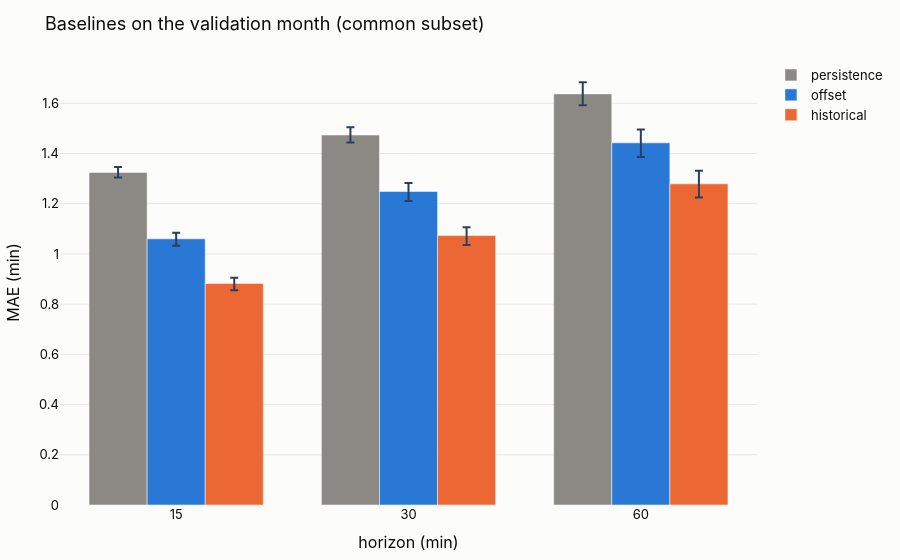

The notebook cell saved with this chart:
### Code cell
# 4.2 Chart: MAE by horizon and model, validation month (95 % CI)
r = res_valid.copy()
r["err_plus"], r["err_minus"] = r["mae_hi"] - r["mae"], r["mae"] - r["mae_lo"]
fig = px.bar(r, x="horizon_min", y="mae", color="model", barmode="group",
             error_y="err_plus", error_y_minus="err_minus",
             color_discrete_map={"persistence": "#8a8984", "offset": "#2a78d6", "historical": "#eb6834"},
             title="Baselines on the validation month (common subset)")
fig.update_layout(xaxis_title="horizon (min)", yaxis_title="MAE (min)", legend_title=None,
                  xaxis=dict(type="category"))
fig.show()

### Figure 1 — Plotly figure (JSON) as saved in the notebook; plotly's stock layout.template omitted (floating-point values rounded to 4 significant figures)
{"data": [{"alignmentgroup": "True", "error_y": {"array": [0.02145, 0.03056, 0.0465], "arrayminus": [0.01995, 0.02952, 0.04518]}, "hovertemplate": "model=persistence<br>horizon_min=%{x}<br>mae=%{y}<extra></extra>", "legendgroup": "persistence", "marker": {"color": "#8a8984", "pattern": {"shape": ""}}, "name": "persistence", "offsetgroup": "persistence", "orientation": "v", "showlegend": true, "textposition": "auto", "type": "bar", "x": [15, 30, 60], "xaxis": "x", "y": [1.325, 1.474, 1.637], "yaxis": "y"}, {"alignmentgroup": "True", "error_y": {"array": [0.02378, 0.0339, 0.05365], "arrayminus": [0.02776, 0.03801, 0.0563]}, "hovertemplate": "model=offset<br>horizon_min=%{x}<br>mae=%{y}<extra></extra>", "legendgroup": "offset", "marker": {"color": "#2a78d6", "pattern": {"shape": ""}}, "name": "offset", "offsetgroup": "offset", "orientation": "v", "showlegend": true, "textposition": "auto", "type": "bar", "x": [15, 30, 60], "xaxis": "x", "y": [1.06, 1.249, 1.443], "yaxis": "y"}, {"alignmentgroup": "True", "error_y": {"array": [0.02256, 0.03361, 0.05205], "arrayminus": [0.02728, 0.03788, 0.05489]}, "hovertemplate": "model=historical<br>horizon_min=%{x}<br>mae=%{y}<extra></extra>", "legendgroup": "historical", "marker": {"color": "#eb6834", "pattern": {"shape": ""}}, "name": "historical", "offsetgroup": "historical", "orientation": "v", "showlegend": true, "textposition": "auto", "type": "bar", "x": [15, 30, 60], "xaxis": "x", "y": [0.8826, 1.073, 1.279], "yaxis": "y"}], "layout": {"barmode": "group", "legend": {"title": {}, "tracegroupgap": 0}, "title": {"text": "Baselines on the validation month (common subset)"}, "xaxis": {"anchor": "y", "domain": [0, 1], "title": {"text": "horizon (min)"}, "type": "category"}, "yaxis": {"anchor": "x", "domain": [0, 1], "title": {"text": "MAE (min)"}}}}
